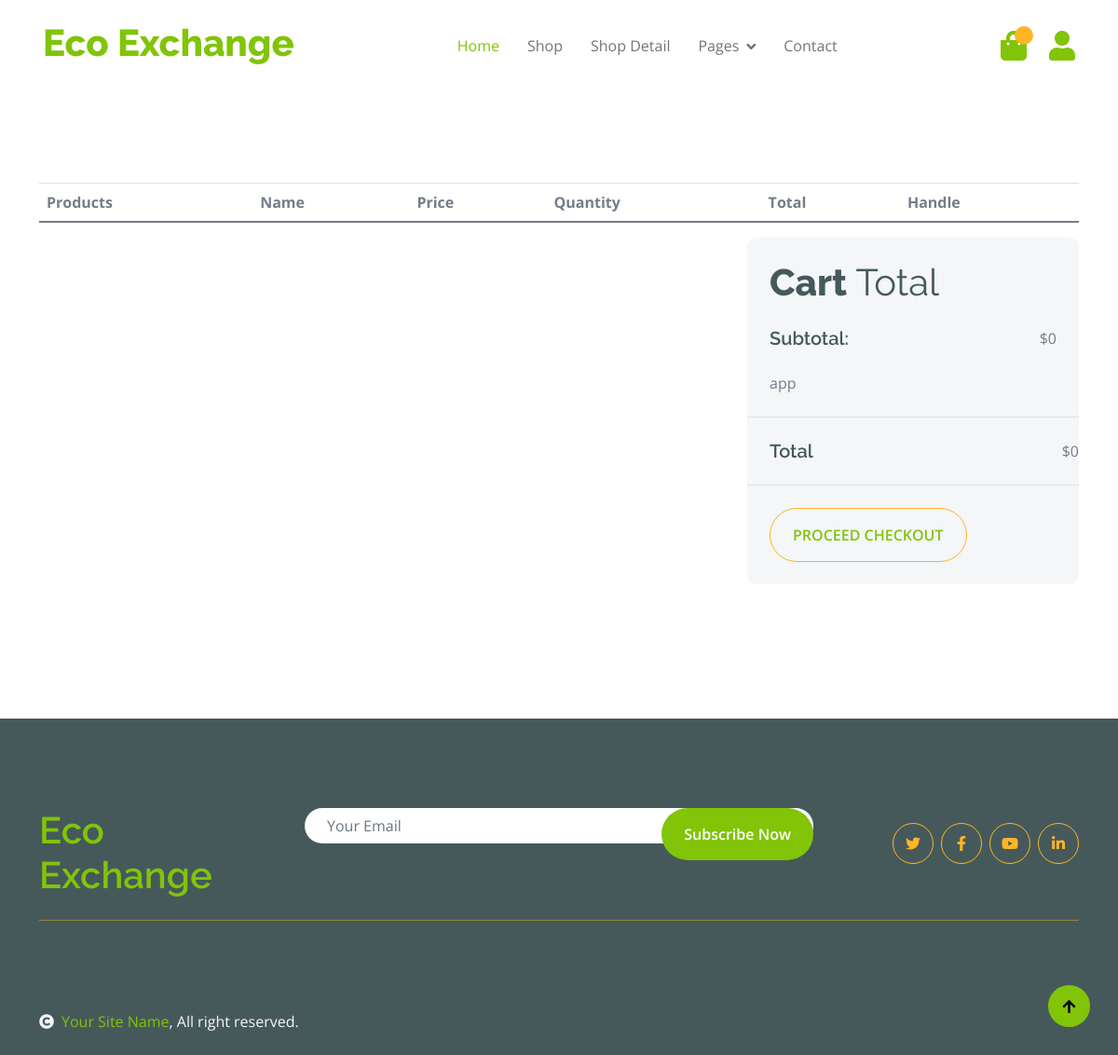
Page /cart_detail/ (signed in) on the earlier database version.
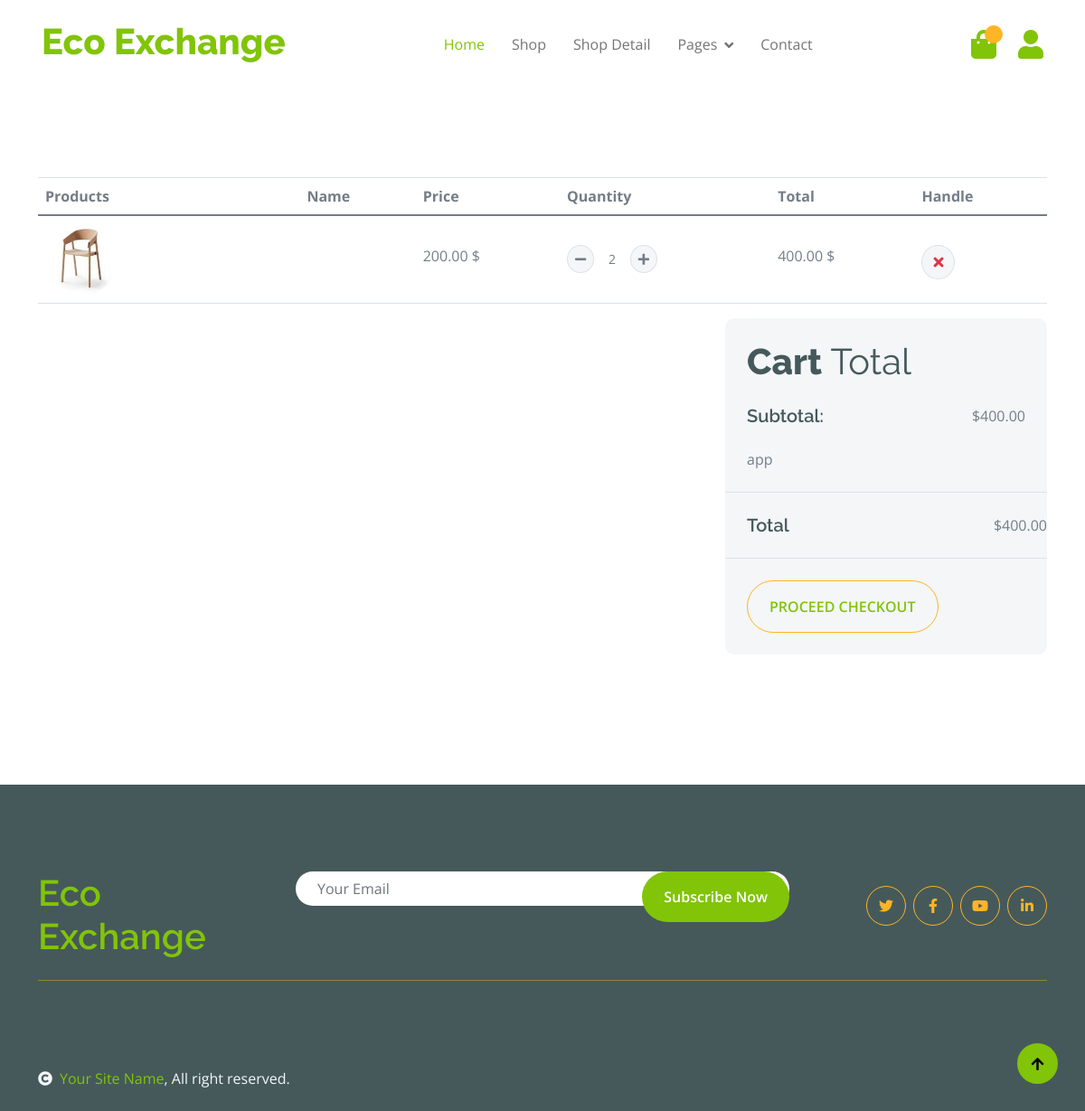
Same page on the later database version.
### product/models.py (models this page shows, shortened)
class CartItem(models.Model):
    user = models.ForeignKey(Member, on_delete=models.CASCADE)
    product = models.ForeignKey(Product, on_delete=models.CASCADE)
    quantity = models.PositiveIntegerField(default=1)
    added_at = models.DateTimeField(auto_now_add=True)
    is_available = models.BooleanField(default=True)
    class Meta:
        unique_together = ('user', 'product')
    def __str__(self):
        return f"{self.quantity} of {self.product.product_name} for {self.user.username}"
    def get_total_price(self):
        return self.quantity * self.product.price

class Product(models.Model):
    CATEGORY_CHOICES = [
        ('PAPER', 'Paper'),
        ('PLASTIC', 'Plastic'),
        ('GLASS', 'Glass'),
        ('METAL', 'Metal'),
        ('ELECTRONICS', 'Electronics'),
        ('ORGANIC', 'Organic'),
        ('TEXTILES', 'Textiles'),
        ('BATTERIES', 'Batteries'),
        ('WOOD', 'Wood'),
        ('RUBBER', 'Rubber'),
        ('MIXED_MATERIALS', 'Mixed Materials'),
    ]
    product_id = models.AutoField(primary_key=True)
    product_name = models.CharField(max_length=255)
    product_description = models.TextField()
    image = models.ImageField(upload_to='img/')
    quantity = models.IntegerField()
    price = models.DecimalField(max_digits=10, decimal_places=2)
    category = models.CharField(max_length=50, choices=CATEGORY_CHOICES)
    user = models.ForeignKey(Member, on_delete=models.CASCADE)

### product/views.py (the view)
@login_required
def cart_detail(request):
    try:
        member = Member.objects.get(username=request.user.username)
    except Member.DoesNotExist:
        member = None
    if member:
        cart_items = CartItem.objects.filter(user=member)
        print("Cart items queryset:", cart_items.query)  # Print the SQL query for debugging
        print("Cart items:", list(cart_items))  # Print the cart items
        total_price = sum(item.get_total_price() for item in cart_items if item.is_available)
        print("Total price:", total_price)
    else:
        cart_items = []
        total_price = 0
        print("Member not found for the user")
    return render(request, 'product/cart_detail.html', {'cart_items': cart_items, 'total_price': total_price})

### product/templates/product/cart_detail.html (shortened to what this page needs)
{% extends 'product/base.html' %}
{% load static %}
{% block body %}
<div class="container-fluid py-5">
    <div class="container py-5">
        <div class="table-responsive">
            <table class="table">
                <thead>
                    <tr>
                        <th scope="col">Products</th>
                        <th scope="col">Name</th>
                        <th scope="col">Price</th>
                        <th scope="col">Quantity</th>
                        <th scope="col">Total</th>
                        <th scope="col">Handle</th>
                    </tr>
                </thead>
                <tbody id="cart-items">
                    {% for item in cart_items %}
                    <tr id="item-{{ item.id }}">
                        <th scope="row">
                            <div class="d-flex align-items-center">
                                <img src="{{ item.product.image.url }}" class="img-fluid me-5 rounded-circle" style="width: 80px; height: 80px;" alt="{{ item.product.name }}">
                            </div>
                        </th>
                        <td>
                        </td>
                        <td>
                            <p class="mb-0 mt-4">{{ item.product.price }} $</p>
                        </td>
                        <td>
                            <div class="input-group quantity mt-4" style="width: 100px;">
                                <div class="input-group-btn">
                                    <button class="btn btn-sm btn-minus rounded-circle bg-light border" data-action="decrement" data-item-id="{{ item.id }}">
                                        <i class="fa fa-minus"></i>
                                    </button>
                                </div>
                                <input type="text" class="form-control form-control-sm text-center border-0" value="{{ item.quantity }}" id="quantity-{{ item.id }}">
                                <div class="input-group-btn">
                                    <button class="btn btn-sm btn-plus rounded-circle bg-light border" data-action="increment" data-item-id="{{ item.id }}">
                                        <i class="fa fa-plus"></i>
                                    </button>
                                </div>
                            </div>
                        </td>
                        <td>
                            <p class="mb-0 mt-4" id="total-{{ item.id }}">{{ item.get_total_price }} $</p>
                        </td>
                        <td>
                            <button class="btn btn-md rounded-circle bg-light border mt-4" data-action="delete" data-item-id="{{ item.id }}">
                                <i class="fa fa-times text-danger"></i>
                            </button>
                        </td>
                    </tr>
                    {% endfor %}
                </tbody>
            </table>
        </div>
        <div class="row g-4 justify-content-end">
            <div class="col-8"></div>
            <div class="col-sm-8 col-md-7 col-lg-6 col-xl-4">
                <div class="bg-light rounded">
                    <div class="p-4">
                        <h1 class="display-6 mb-4">Cart <span class="fw-normal">Total</span></h1>
                        <div class="d-flex justify-content-between mb-4">
                            <h5 class="mb-0 me-4">Subtotal:</h5>
                            <p class="mb-0" id="subtotal">${{ total_price }}</p>
                        </div>
                        app
                    </div>
                    <div class="py-4 mb-4 border-top border-bottom d-flex justify-content-between">
                        <h5 class="mb-0 ps-4 me-4">Total</h5>
                        <p class="mb-0" id="total">${{ total_price }}</p>
                    </div>
                    <button class="btn border-secondary rounded-pill px-4 py-3 text-primary text-uppercase mb-4 ms-4" type="button">Proceed Checkout</button>
                </div>
            </div>
        </div>
    </div>
</div>
{% endblock %}

Differences in the rows shown:
added CartItem: product.image (picture), product.price "200.00", quantity "2", get_total_price "400.00"
Other differences:
{{ total_price }}: "0" → "400.00"
